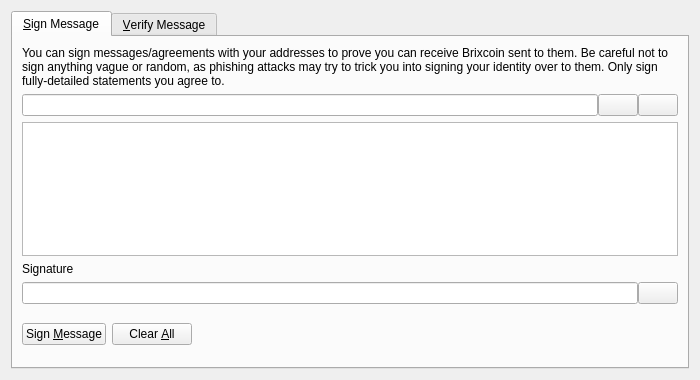
<?xml version="1.0" encoding="UTF-8"?>
<ui version="4.0">
 <class>SignVerifyMessageDialog</class>
 <widget class="QDialog" name="SignVerifyMessageDialog">
  <property name="geometry">
   <rect>
    <x>0</x>
    <y>0</y>
    <width>700</width>
    <height>380</height>
   </rect>
  </property>
  <property name="windowTitle">
   <string>Signatures - Sign / Verify a Message</string>
  </property>
  <property name="modal">
   <bool>true</bool>
  </property>
  <layout class="QVBoxLayout" name="verticalLayout">
   <item>
    <widget class="QTabWidget" name="tabWidget">
     <property name="currentIndex">
      <number>0</number>
     </property>
     <widget class="QWidget" name="tabSignMessage">
      <attribute name="title">
       <string>&amp;Sign Message</string>
      </attribute>
      <layout class="QVBoxLayout" name="verticalLayout_SM">
       <item>
        <widget class="QLabel" name="infoLabel_SM">
         <property name="text">
          <string>You can sign messages/agreements with your addresses to prove you can receive Brixcoin sent to them. Be careful not to sign anything vague or random, as phishing attacks may try to trick you into signing your identity over to them. Only sign fully-detailed statements you agree to.</string>
         </property>
         <property name="textFormat">
          <enum>Qt::PlainText</enum>
         </property>
         <property name="wordWrap">
          <bool>true</bool>
         </property>
        </widget>
       </item>
       <item>
        <layout class="QHBoxLayout" name="horizontalLayout_1_SM">
         <property name="spacing">
          <number>0</number>
         </property>
         <item>
          <widget class="QValidatedLineEdit" name="addressIn_SM">
           <property name="toolTip">
            <string>The Brixcoin address to sign the message with</string>
           </property>
          </widget>
         </item>
         <item>
          <widget class="QPushButton" name="addressBookButton_SM">
           <property name="toolTip">
            <string>Choose previously used address</string>
           </property>
           <property name="text">
            <string/>
           </property>
           <property name="shortcut">
            <string>Alt+A</string>
           </property>
           <property name="autoDefault">
            <bool>false</bool>
           </property>
          </widget>
         </item>
         <item>
          <widget class="QPushButton" name="pasteButton_SM">
           <property name="toolTip">
            <string>Paste address from clipboard</string>
           </property>
           <property name="text">
            <string/>
           </property>
           <property name="shortcut">
            <string>Alt+P</string>
           </property>
           <property name="autoDefault">
            <bool>false</bool>
           </property>
          </widget>
         </item>
        </layout>
       </item>
       <item>
        <widget class="QPlainTextEdit" name="messageIn_SM">
         <property name="toolTip">
          <string>Enter the message you want to sign here</string>
         </property>
        </widget>
       </item>
       <item>
        <widget class="QLabel" name="signatureLabel_SM">
         <property name="text">
          <string>Signature</string>
         </property>
         <property name="textFormat">
          <enum>Qt::PlainText</enum>
         </property>
        </widget>
       </item>
       <item>
        <layout class="QHBoxLayout" name="horizontalLayout_2_SM">
         <property name="spacing">
          <number>0</number>
         </property>
         <item>
          <widget class="QLineEdit" name="signatureOut_SM">
           <property name="font">
            <font>
             <italic>true</italic>
            </font>
           </property>
           <property name="readOnly">
            <bool>true</bool>
           </property>
          </widget>
         </item>
         <item>
          <widget class="QPushButton" name="copySignatureButton_SM">
           <property name="toolTip">
            <string>Copy the current signature to the system clipboard</string>
           </property>
           <property name="text">
            <string/>
           </property>
           <property name="autoDefault">
            <bool>false</bool>
           </property>
          </widget>
         </item>
        </layout>
       </item>
       <item>
        <layout class="QHBoxLayout" name="horizontalLayout_3_SM">
         <item>
          <widget class="QPushButton" name="signMessageButton_SM">
           <property name="toolTip">
            <string>Sign the message to prove you own this Brixcoin address</string>
           </property>
           <property name="text">
            <string>Sign &amp;Message</string>
           </property>
           <property name="autoDefault">
            <bool>false</bool>
           </property>
          </widget>
         </item>
         <item>
          <widget class="QPushButton" name="clearButton_SM">
           <property name="toolTip">
            <string>Reset all sign message fields</string>
           </property>
           <property name="text">
            <string>Clear &amp;All</string>
           </property>
           <property name="autoDefault">
            <bool>false</bool>
           </property>
          </widget>
         </item>
         <item>
          <spacer name="horizontalSpacer_1_SM">
           <property name="orientation">
            <enum>Qt::Horizontal</enum>
           </property>
           <property name="sizeHint" stdset="0">
            <size>
             <width>40</width>
             <height>48</height>
            </size>
           </property>
          </spacer>
         </item>
         <item>
          <widget class="QLabel" name="statusLabel_SM">
           <property name="font">
            <font>
             <weight>75</weight>
             <bold>true</bold>
            </font>
           </property>
           <property name="text">
            <string/>
           </property>
           <property name="wordWrap">
            <bool>true</bool>
           </property>
          </widget>
         </item>
         <item>
          <spacer name="horizontalSpacer_2_SM">
           <property name="orientation">
            <enum>Qt::Horizontal</enum>
           </property>
           <property name="sizeHint" stdset="0">
            <size>
             <width>40</width>
             <height>48</height>
            </size>
           </property>
          </spacer>
         </item>
        </layout>
       </item>
      </layout>
     </widget>
     <widget class="QWidget" name="tabVerifyMessage">
      <attribute name="title">
       <string>&amp;Verify Message</string>
      </attribute>
      <layout class="QVBoxLayout" name="verticalLayout_VM">
       <item>
        <widget class="QLabel" name="infoLabel_VM">
         <property name="text">
          <string>Enter the receiver's address, message (ensure you copy line breaks, spaces, tabs, etc. exactly) and signature below to verify the message. Be careful not to read more into the signature than what is in the signed message itself, to avoid being tricked by a man-in-the-middle attack. Note that this only proves the signing party receives with the address, it cannot prove sendership of any transaction!</string>
         </property>
         <property name="textFormat">
          <enum>Qt::PlainText</enum>
         </property>
         <property name="alignment">
          <set>Qt::AlignLeading|Qt::AlignLeft|Qt::AlignTop</set>
         </property>
         <property name="wordWrap">
          <bool>true</bool>
         </property>
        </widget>
       </item>
       <item>
        <layout class="QHBoxLayout" name="horizontalLayout_1_VM">
         <property name="spacing">
          <number>0</number>
         </property>
         <item>
          <widget class="QValidatedLineEdit" name="addressIn_VM">
           <property name="toolTip">
            <string>The Brixcoin address the message was signed with</string>
           </property>
          </widget>
         </item>
         <item>
          <widget class="QPushButton" name="addressBookButton_VM">
           <property name="toolTip">
            <string>Choose previously used address</string>
           </property>
           <property name="text">
            <string/>
           </property>
           <property name="shortcut">
            <string>Alt+A</string>
           </property>
           <property name="autoDefault">
            <bool>false</bool>
           </property>
          </widget>
         </item>
        </layout>
       </item>
       <item>
        <widget class="QPlainTextEdit" name="messageIn_VM"/>
       </item>
       <item>
        <widget class="QValidatedLineEdit" name="signatureIn_VM"/>
       </item>
       <item>
        <layout class="QHBoxLayout" name="horizontalLayout_2_VM">
         <item>
          <widget class="QPushButton" name="verifyMessageButton_VM">
           <property name="toolTip">
            <string>Verify the message to ensure it was signed with the specified Brixcoin address</string>
           </property>
           <property name="text">
            <string>Verify &amp;Message</string>
           </property>
           <property name="autoDefault">
            <bool>false</bool>
           </property>
          </widget>
         </item>
         <item>
          <widget class="QPushButton" name="clearButton_VM">
           <property name="toolTip">
            <string>Reset all verify message fields</string>
           </property>
           <property name="text">
            <string>Clear &amp;All</string>
           </property>
           <property name="autoDefault">
            <bool>false</bool>
           </property>
          </widget>
         </item>
         <item>
          <spacer name="horizontalSpacer_1_VM">
           <property name="orientation">
            <enum>Qt::Horizontal</enum>
           </property>
           <property name="sizeHint" stdset="0">
            <size>
             <width>40</width>
             <height>48</height>
            </size>
           </property>
          </spacer>
         </item>
         <item>
          <widget class="QLabel" name="statusLabel_VM">
           <property name="font">
            <font>
             <weight>75</weight>
             <bold>true</bold>
            </font>
           </property>
           <property name="text">
            <string/>
           </property>
           <property name="wordWrap">
            <bool>true</bool>
           </property>
          </widget>
         </item>
         <item>
          <spacer name="horizontalSpacer_2_VM">
           <property name="orientation">
            <enum>Qt::Horizontal</enum>
           </property>
           <property name="sizeHint" stdset="0">
            <size>
             <width>40</width>
             <height>48</height>
            </size>
           </property>
          </spacer>
         </item>
        </layout>
       </item>
      </layout>
     </widget>
    </widget>
   </item>
  </layout>
 </widget>
 <customwidgets>
  <customwidget>
   <class>QValidatedLineEdit</class>
   <extends>QLineEdit</extends>
   <header>qvalidatedlineedit.h</header>
  </customwidget>
 </customwidgets>
 <resources>
  <include location="../brixcoin.qrc"/>
 </resources>
 <connections/>
</ui>
